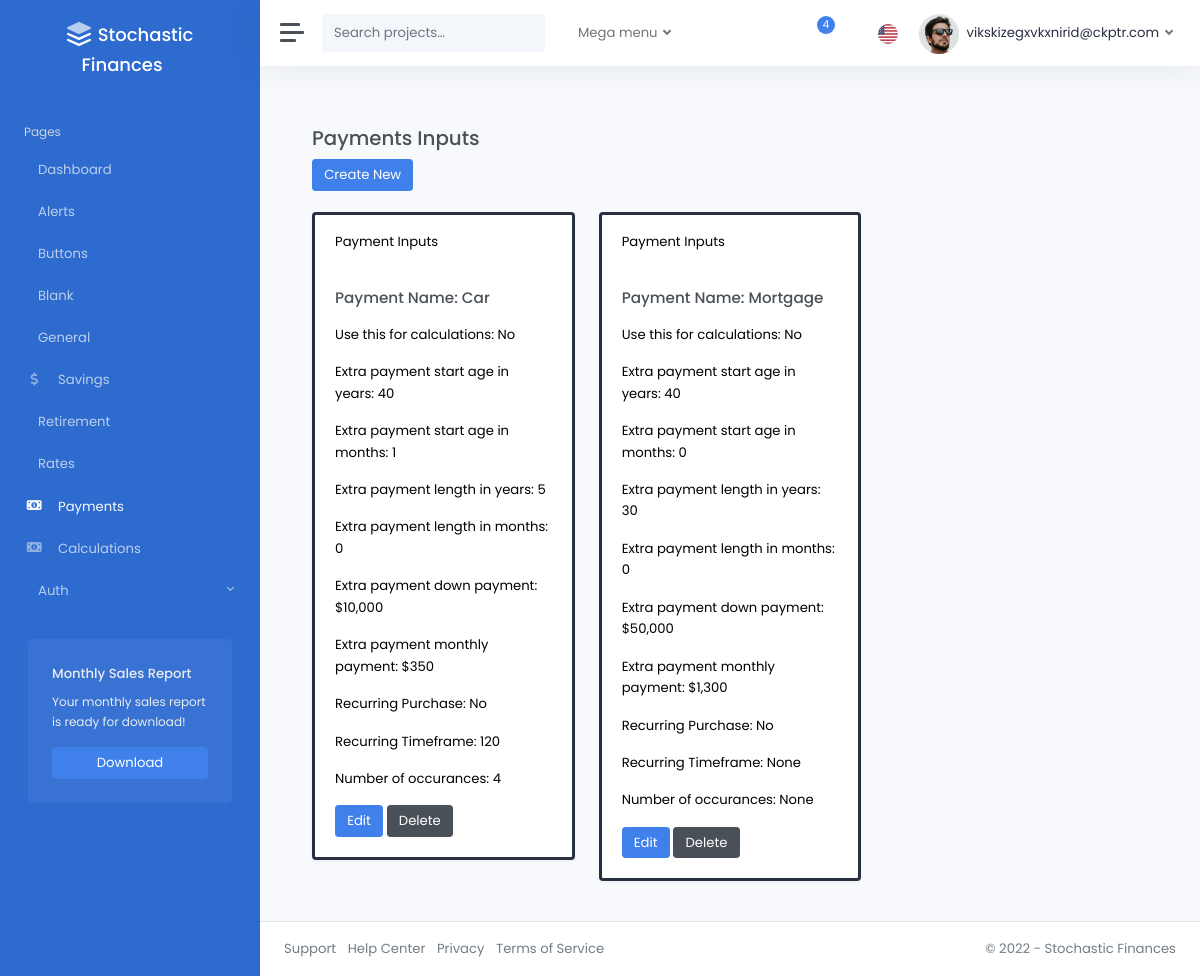
Screenshot of /payments/ (signed in) with the database file from the repository.
### accounts/models.py (models this page shows, shortened)
class CustomUser(AbstractUser):
    pass

### pages/models.py (models this page shows)
class PaymentsInputsModel(models.Model):
    is_active = models.BooleanField(default=False)
    pmt_name = models.CharField(max_length=100, null=True, blank=True)
    pmt_start_age_yrs = models.IntegerField(
        null=True, blank=True, validators=[validate_pmt_start_age_yrs]
    )
    pmt_start_age_mos = models.IntegerField(
        null=True, blank=True, validators=[validate_range_age_mos]
    )
    pmt_length_yrs = models.IntegerField(
        null=True, blank=True, validators=[validate_pmt_length_yrs]
    )
    pmt_length_mos = models.IntegerField(
        null=True, blank=True, validators=[validate_range_age_mos]
    )
    down_pmt = models.FloatField(
        null=True, blank=True, validators=[validate_down_pmt, decimal_validator]
    )
    reg_pmt_amt = models.FloatField(
        null=True, blank=True, validators=[validate_reg_pmt_amt, decimal_validator]
    )
    pmt_freq_mos = models.IntegerField(
        null=True, blank=True, validators=[validate_positive_int]
    )
    recurring_purchase = models.BooleanField(default=False)
    recurring_timeframe = models.IntegerField(
        null=True, blank=True, validators=[validate_positive_int]
    )
    recurring_length = models.IntegerField(
        null=True, blank=True, validators=[validate_non_negative_int]
    )
    created_by = models.ForeignKey(
        CustomUser,
        related_name="payments_inputs",
        on_delete=models.CASCADE,
        null=True,
        blank=True,
    )
    modified_at = models.DateTimeField(auto_now=True)
    class Meta:
        verbose_name_plural = "Payments_Inputs"

### pages/views.py (the view)
@login_required
def payments_inputs_dashboard(request):
    payments_inputs_models = PaymentsInputsModel.objects.filter(created_by=request.user)
    return render(
        request,
        "pages/payments_inputs.html",
        {"payments_inputs": payments_inputs_models},
    )

### templates/pages/payments_inputs.html (shortened to what this page needs)
{% extends 'layouts/_base.html' %}
{% load static %}
{% block content %}
<div class="container">
    <br />
    <h3>Payments Inputs</h3>
    <div>
        <a href="{% url 'payments_inputs_create'%}" class="btn btn-primary">Create New</a>
    </div>
<br />
<div class="row">
    {% for item in payments_inputs %}
        <div class="col-md-4">
            <div class="card shadow {% if item.is_active %}border-primary{% else %}border-dark{% endif %} mb-3 text-black" style="border-width: {% if item.is_active %}4px{% else %}3px{% endif %};">
                <div class="card-header">Payment Inputs</div>
                <div class="card-body">
                    <h4 class="card-title mb-3 fw-bold">Payment Name: {{ item.pmt_name|title }}</h4>
                    <p class="card-text">Use this for calculations: {{ item.is_active|yesno|title }}</p>
                    <p class="card-text">Extra payment start age in years: {{ item.pmt_start_age_yrs }}</p>
                    <p class="card-text">Extra payment start age in months: {{ item.pmt_start_age_mos}}</p>
                    <p class="card-text">Extra payment length in years: {{ item.pmt_length_yrs}}</p>
                    <p class="card-text">Extra payment length in months: {{ item.pmt_length_mos }}</p>
                    <p class="card-text">Extra payment down payment: ${{ item.down_pmt|floatformat:"0g" }}</p>
                    <p class="card-text">Extra payment monthly payment: ${{ item.reg_pmt_amt|floatformat:"0g" }}</p>
                    <p class="card-text">Recurring Purchase: {{ item.recurring_purchase|yesno|title }}</p>
                    <p class="card-text">Recurring Timeframe: {{item.recurring_timeframe }}</p>
                    <p class="card-text">Number of occurances: {{item.recurring_length }}</p>
                    <a href="{% url 'payments_inputs_edit' item.id %}" class="btn btn-primary">Edit</a>
                    <a href="{% url 'payments_inputs_delete' item.id %}" class="btn btn-secondary">Delete</a>
                  </div>
                </div>
              </div>
            {% endfor %}
</div>
</div>
{% endblock %}

### templates/layouts/includes/navbar.html (shortened to what this page needs)
{% load static %}
<nav class="navbar navbar-expand navbar-light navbar-bg">
  <a class="sidebar-toggle">
    <i class="hamburger align-self-center"></i>
  </a>
  <form class="d-none d-sm-inline-block">
    <div class="input-group input-group-navbar">
      <input type="text" class="form-control" placeholder="Search projects…" aria-label="Search">
      <button class="btn" type="button">
      </button>
    </div>
  </form>
  <ul class="navbar-nav">
    <li class="nav-item px-2 dropdown">
      <a class="nav-link dropdown-toggle" href="#" id="servicesDropdown" role="button" data-bs-toggle="dropdown" aria-haspopup="true" aria-expanded="false">
        Mega menu
      </a>
    </li>
  </ul>
  <div class="navbar-collapse collapse">
    <ul class="navbar-nav navbar-align">
      <li class="nav-item dropdown">
        <a class="nav-icon dropdown-toggle" href="#" id="messagesDropdown" data-bs-toggle="dropdown">
          <div class="position-relative">
            <span class="indicator">4</span>
          </div>
        </a>
      </li>
      <li class="nav-item dropdown">
        <a class="nav-icon dropdown-toggle" href="#" id="alertsDropdown" data-bs-toggle="dropdown">
        </a>
      </li>
      <li class="nav-item dropdown">
        <a class="nav-flag dropdown-toggle" href="#" id="languageDropdown" data-bs-toggle="dropdown">
          <img src="{% static 'img/flags/us.png' %}" alt="English" />
        </a>
      </li>
      {% if user.is_authenticated %}
        <li class="nav-item dropdown">
          <a class="nav-link dropdown-toggle d-none d-sm-inline-block" href="#" data-bs-toggle="dropdown">
            <img src="{% static 'img/avatars/avatar.jpg' %}" class="avatar img-fluid rounded-circle me-1" alt="{{ user.email }}" /> <span class="text-dark">{{ user.email }}</span>
          </a>
        </li>
      {% else %}
        <li class="nav-item">
          <a class="nav-link" href="{% url 'account_login' %}">Sign In <i class="ml-2" data-feather="log-in"></i></a>
        </li>
      {% endif %}
    </ul>
  </div>
</nav>

### rows the page displays
CustomUser: email "vikskizegxvkxnirid@ckptr.com"
PaymentsInputsModel: pmt_name "Car", is_active "No", pmt_start_age_yrs "40", pmt_start_age_mos "1", pmt_length_yrs "5", pmt_length_mos "0", down_pmt "10,000", reg_pmt_amt "350", recurring_purchase "No", recurring_timeframe "120", recurring_length "4"
PaymentsInputsModel: pmt_name "Mortgage", is_active "No", pmt_start_age_yrs "40", pmt_start_age_mos "0", pmt_length_yrs "30", pmt_length_mos "0", down_pmt "50,000", reg_pmt_amt "1,300", recurring_purchase "No", recurring_timeframe "None", recurring_length "None"
